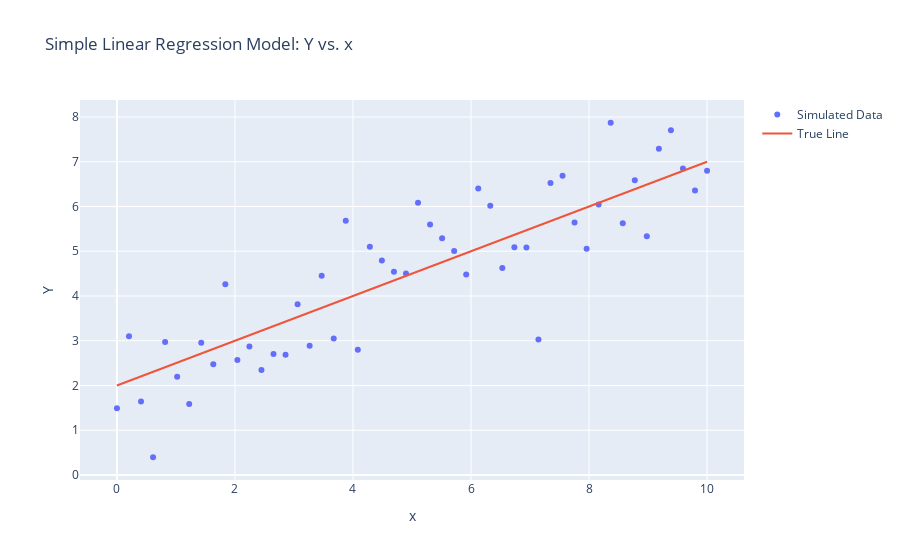

Notebook source saved alongside this figure:
### Markdown cell above
### 1. Explain the theoretical Simple Linear Regression model in your own words by describing its components (of predictor and outcome variables, slope and intercept coefficients, and an error term) and how they combine to form a sample from normal distribution; then, create *python* code explicitly demonstrating your explanation using *numpy* and *scipy.stats* <br>

Simple Linear Regression describe the relationship between a predictor x and an response variable Y, and Y is a linear function depend on x. 


The model of Simple Linear Regression is Y = ^beta_0 + ^beta_1 x + e

^beta_0: intercept
^beta_1: slope
e: random error
x: independent variable(predictor)
Y: dependent variable(response variable)

### Code cell
import numpy as np
from scipy.stats import norm
import plotly.graph_objects as go

n = 50                 
beta0 = 2.0           
beta1 = 0.5            
sigma = 1.0           

x = np.linspace(0, 10, n)
errors = norm.rvs(loc=0, scale=sigma, size=n)

Y = beta0 + beta1 * x + errors

fig = go.Figure()
fig.add_trace(go.Scatter(x=x, y=Y, mode='markers', name='Simulated Data'))
fig.add_trace(go.Scatter(x=x, y=beta0 + beta1 * x, mode='lines', name='True Line'))
fig.update_layout(title='Simple Linear Regression Model: Y vs. x', xaxis_title='x', yaxis_title='Y')
fig.show()

### Figure 1 — Plotly figure (JSON) as saved in the notebook; plotly's stock layout.template omitted (floating-point values rounded to 4 significant figures)
{"data": [{"mode": "markers", "name": "Simulated Data", "type": "scatter", "x": [0, 0.2041, 0.4082, 0.6122, 0.8163, 1.02, 1.224, 1.429, 1.633, 1.837, 2.041, 2.245, 2.449, 2.653, 2.857, 3.061, 3.265, 3.469, 3.673, 3.878, 4.082, 4.286, 4.49, 4.694, 4.898, 5.102, 5.306, 5.51, 5.714, 5.918, 6.122, 6.327, 6.531, 6.735, 6.939, 7.143, 7.347, 7.551, 7.755, 7.959, 8.163, 8.367, 8.571, 8.776, 8.98, 9.184, 9.388, 9.592, 9.796, 10], "y": [1.492, 3.1, 1.643, 0.395, 2.97, 2.192, 1.585, 2.955, 2.475, 4.265, 2.571, 2.87, 2.344, 2.703, 2.688, 3.813, 2.885, 4.454, 3.051, 5.68, 2.798, 5.101, 4.791, 4.544, 4.504, 6.085, 5.598, 5.293, 5.003, 4.478, 6.404, 6.018, 4.623, 5.089, 5.085, 3.025, 6.524, 6.685, 5.644, 5.057, 6.043, 7.872, 5.628, 6.588, 5.333, 7.289, 7.707, 6.848, 6.356, 6.797]}, {"mode": "lines", "name": "True Line", "type": "scatter", "x": [0, 0.2041, 0.4082, 0.6122, 0.8163, 1.02, 1.224, 1.429, 1.633, 1.837, 2.041, 2.245, 2.449, 2.653, 2.857, 3.061, 3.265, 3.469, 3.673, 3.878, 4.082, 4.286, 4.49, 4.694, 4.898, 5.102, 5.306, 5.51, 5.714, 5.918, 6.122, 6.327, 6.531, 6.735, 6.939, 7.143, 7.347, 7.551, 7.755, 7.959, 8.163, 8.367, 8.571, 8.776, 8.98, 9.184, 9.388, 9.592, 9.796, 10], "y": [2, 2.102, 2.204, 2.306, 2.408, 2.51, 2.612, 2.714, 2.816, 2.918, 3.02, 3.122, 3.224, 3.327, 3.429, 3.531, 3.633, 3.735, 3.837, 3.939, 4.041, 4.143, 4.245, 4.347, 4.449, 4.551, 4.653, 4.755, 4.857, 4.959, 5.061, 5.163, 5.265, 5.367, 5.469, 5.571, 5.673, 5.776, 5.878, 5.98, 6.082, 6.184, 6.286, 6.388, 6.49, 6.592, 6.694, 6.796, 6.898, 7]}], "layout": {"title": {"text": "Simple Linear Regression Model: Y vs. x"}, "xaxis": {"title": {"text": "x"}}, "yaxis": {"title": {"text": "Y"}}}}
